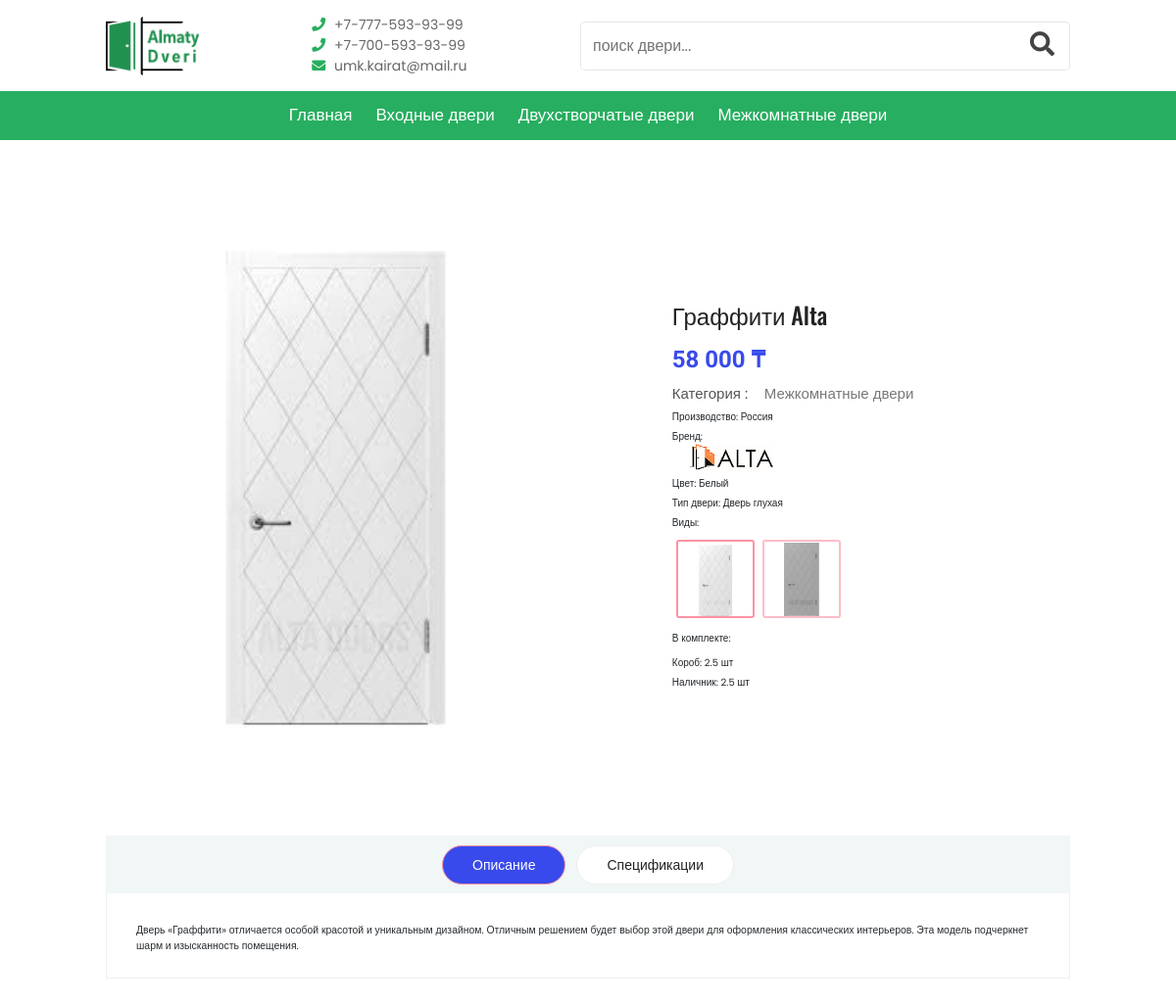
Page /graffiti/details on the committed database.
### shop/models.py (models this page shows, shortened)
class Category(models.Model):
    name = models.CharField(max_length=200, db_index=True)
    slug = models.SlugField(max_length=200, unique=True)
    class Meta:
        ordering = ('name',)
        verbose_name = 'Категория'
        verbose_name_plural = '1. Категории'
    def __str__(self):
        return self.name

class Variants(models.Model):
    title = models.CharField(max_length=100, blank=True, null=True, verbose_name="Название")
    product = models.ForeignKey(Product, on_delete=models.CASCADE, verbose_name="Продукт")
    color = models.ForeignKey(Color, on_delete=models.CASCADE, blank=True, null=True, verbose_name="Цвет")
    type = models.ForeignKey(DoorType, on_delete=models.CASCADE, blank=True, null=True, verbose_name="Тип")
    image = models.ImageField(blank=True, verbose_name="Фото", upload_to="images/", null=True)
    quantity = models.IntegerField(default=1, verbose_name="Количество")
    size = models.ManyToManyField(Sizes, verbose_name="Размеры")
    price = models.FloatField(default=0, verbose_name="Цена")
    sale_price = models.FloatField(default=0, verbose_name="Цена по Скидке", null=True, blank=True)
    class Meta:
        verbose_name = 'Вариант'
        verbose_name_plural = '4. Варианты'

class Product(models.Model):
    STATUS = (
        ('True', 'True'),
        ('False', 'False'),
    )
    DEFAULT_SPECIFICATION = '''
    <table class="table">
	<tbody>
		<tr>
			<td>
			<h5>Модель</h5>
			</td>
			<td>
			<h5>&nbsp;Лео</h5>
			</td>
		</tr>
		<tr>
			<td>
			<p>Высота полотен</p>
			</td>
			<td>
			<h5>2000мм</h5>
			</td>
		</tr>
		<tr>
			<td>
			<p>Ширина</p>
			</td>
			<td>
			<h5>600,700,800,900 мм</h5>
			</td>
		</tr>
	</tbody>
</table>
'''
    KEYWORDS = '''Межкомнатные двери, двери, дверь, комнантые двери'''
    category = models.ForeignKey(Category, on_delete=models.CASCADE,
                                 verbose_name="Категория")  # many to one relationship
    title = models.CharField(max_length=150, verbose_name="Название")
    image = models.ImageField(upload_to='images/', null=False, verbose_name="Главное Фото двери")
    keywords = models.CharField(max_length=255, null=True, blank=True, default=KEYWORDS, verbose_name="Ключевые слова")
    brand = models.ForeignKey(Brand, verbose_name="Бренд", on_delete=models.CASCADE, blank=True, null=True)
    country = models.ForeignKey(Country, on_delete=models.CASCADE, null=True, blank=True)
    services = models.ForeignKey(Service, on_delete=models.CASCADE, null=True, blank=True)
    description = RichTextField(blank=True, null=True, verbose_name="Описание")
    amount = models.IntegerField(default=0, verbose_name="Количесво")
    specification = RichTextField(blank=True, null=True, verbose_name="Спецификация", default=DEFAULT_SPECIFICATION)
    slug = models.SlugField(null=False, unique=True, verbose_name="Наименование Ссылки")
    status = models.CharField(max_length=10, choices=STATUS, default="True", verbose_name="Статус")
    created_at = models.DateTimeField(auto_now_add=True, )
    updated_at = models.DateTimeField(auto_now=True)
    class Meta:
        verbose_name = 'Дверь'
        verbose_name_plural = '3. Двери'

class Brand(models.Model):
    name = models.CharField(max_length=100, blank=True, null=True)
    logo = models.ImageField(upload_to="images/brands/", blank=True, null=True)
    class Meta:
        verbose_name = 'Бренд'
        verbose_name_plural = '2. Бренды'
    def __str__(self):
        return self.name

class Country(models.Model):
    country = models.CharField(max_length=100, blank=True, null=True)
    class Meta:
        verbose_name = 'Страна Производства'
        verbose_name_plural = ' 10. Страны Производства'
    def __str__(self):
        return self.country

class Color(models.Model):
    name = models.CharField(max_length=20)
    image = models.ImageField(upload_to="images/colors/")
    class Meta:
        verbose_name = 'Цвет'
        verbose_name_plural = '8. Цвета'

class DoorType(models.Model):
    type = models.CharField(max_length=50)
    class Meta:
        verbose_name = 'Тип двери'
        verbose_name_plural = '5. Типы двери'
    def __str__(self):
        return self.type

class Service(models.Model):
    name = models.CharField(blank=True, null=True, max_length=150, verbose_name="Название")
    services = RichTextField(blank=True, null=True, verbose_name="Сервисы")
    class Meta:
        verbose_name = 'Сервис'
        verbose_name_plural = 'Сервисы'

### shop/views.py (the view)
# urls.py: path('<slug:slug>/details', DoorDetailView.as_view(), name='product_detail'),
class DoorDetailView(DetailView):
    model = Product
    template_name = 'product_detail.html'
    def get_context_data(self, *args, **kwargs):
        products = Product.objects.filter(status='True')
        context = super().get_context_data(**kwargs)
        product = Product.objects.get(slug=self.kwargs['slug'])
        variants = Variants.objects.filter(product_id=product.id)
        related_images = RelatedImages.objects.filter(product_id=product.id)
        colors = variants.values('color__name').distinct()
        types = variants.values('type__type').distinct()
        categories = Category.objects.all()
        context['categories'] = categories
        context['variants'] = variants
        context['products'] = products
        context['colors'] = colors
        context['types'] = types
        context['related_images'] = related_images
        return context

### shop/templatetags/custom_tags.py (called while the page is built)
@register.filter(name="get_first_word")
def get_first_word(string):
    first_word = string.split(" ")[0]
    return first_word

### shop/templates/product_detail.html (shortened to what this page needs)
{% extends 'base.html' %}
{% load static %}
{% load custom_tags %}
{% load humanize %}
{% block content %}
    <link rel="stylesheet" href="{% static 'shop/vendors/bootstrap/bootstrap.min.css' %}">
    <link rel="stylesheet" href="{% static 'shop/vendors/fontawesome/css/all.min.css' %}">
    <link rel="stylesheet" href="{% static 'shop/vendors/themify-icons/themify-icons.css' %}">
    <link rel="stylesheet" href="{% static 'shop/vendors/linericon/style.css' %}">
    <link rel="stylesheet" href="{% static 'shop/vendors/nice-select/nice-select.css' %}">
    <link rel="stylesheet" href="{% static 'shop/vendors/owl-carousel/owl.theme.default.min.css' %}">
    <link rel="stylesheet" href="{% static 'shop/vendors/owl-carousel/owl.carousel.min.css' %}">
    <link rel="stylesheet" href="{% static 'shop/css/swiper.min.css' %}">
    <link rel="stylesheet" href="{% static 'shop/vendors/style.css' %}">
    <link rel="stylesheet" href="{% static 'shop/css/product_details.css' %}">
    <div class="product_image_area">
        <div class="container">
            <div class="row s_product_inner">
                <div class="col-lg-6">
                    <div>
                        <div class="single-prd-item target">
                            <img style="object-fit: contain; max-height: 500px;"
                                 src="{{ variants.first.image.url }}" alt="">
                        </div>
                    </div>
                </div>
                <div class="col-lg-5 offset-lg-1">
                    <div class="s_product_text">
                        <h3>{{ product.title }} {{ product.brand }}</h3>
                        <div style="display: flex; justify-content: flex-start;align-items: start">
                            <h2 id="new_price" class="product-price"
                                style="margin-right: 3rem;">{{ variants.first.sale_price|floatformat:"0"|intcomma:' ' }}</h2>
                        </div>
                        <ul class="list">
                            <li><a class="active"
                                   href="{% url 'category' product.category.slug %}"><span>Категория :</span> {{ product.category }}
                            </a></li>
                          <li>
                                <span>Производство: </span> {{ product.country }}
                            </li>
                          <li>
                                <span>Бренд: </span>
                                <div style="max-width: 120px;">
                                    <img src="{{ product.brand.logo.url }}" alt="" style="object-fit: contain;">
                                </div>
                            </li>
                            <li>Цвет: <span id="color-container">{{ variants.first.color.name }}</span></li>
                            {% if variants.first.type %}
                                <li>Тип двери: <span id="type-container">{{ variants.first.type }}</span></li>
                            {% endif %}
                            <li><span>Виды: </span>
                                <div class="hover-container" style="justify-content: left; margin-top: 1rem"
                                     id="variant_images">
                                    {% for variant in variants %}
                                        {% if variant.image %}
                                            <div data-price="{{ variant.price|floatformat:'0'|intcomma:' ' }}"
                                                 data-color="{{ variant.color.name }}"
                                                 data-sale_price="{{ variant.sale_price|floatformat:'0'|intcomma:' ' }}"
                                                 data-type="{{ variant.type }}">
                                                <img src="{{ variant.image.url }}"></div>
                                        {% endif %}
                                    {% endfor %}
                                </div>
                            </li>
                          <li>{{ product.services.services|safe }}</li>
                        </ul>
                    </div>
                </div>
            </div>
        </div>
    </div>
    <section class="product_description_area">
            <ul class="nav nav-tabs" id="myTab" role="tablist">
                <li class="nav-item">
                    <a class="nav-link active show" id="home-tab" data-toggle="tab" href="#home" role="tab"
                       aria-controls="home"
                       aria-selected="true">Описание</a>
                </li>
                <li class="nav-item">
                    <a class="nav-link" id="profile-tab" data-toggle="tab" href="#profile" role="tab"
                       aria-controls="profile"
                       aria-selected="false">Спецификации</a>
                </li>
            </ul>
            <div class="tab-content" id="myTabContent">
                <div class="tab-pane show active" id="home" role="tabpanel" aria-labelledby="home-tab">
                    {{ product.description|safe }}
                </div>
            </div>
    </section>
{% endblock %}

### shop/templates/header.html (shortened to what this page needs)
{% load custom_tags %}
{% load static %}
<header class="header">
    <div class="header-1">
        <a href="{% url 'home' %}" class="logo"> <img src="{% static '/shop/image/almaty-doors_logo_green.png' %}" alt="logo" height="60px"></a>
      <div class="box-container">
            <div class="box">
                <a href="tel:+77775939399"> <i class="fas fa-phone"></i> +7-777-593-93-99 </a>
                <a href="tel:+77005939399"> <i class="fas fa-phone"></i> +7-700-593-93-99 </a>
                <a href="mailto:umk.kairat@mail.ru"> <i class="fas fa-envelope"></i> umk.kairat@mail.ru </a>
            </div>
        </div>
        <div class="search-form">
            <input type="text" name="search" placeholder="поиск двери..." id="search-box" list="door_list" minlength="2" style="height:5.1em">
            <label for="search-box" class="fas fa-search" id="search-btn-icon"></label>
        </div>
    </div>
    <div class="header-2">
        <nav class="navbar_nb">
            <a href="{% url 'home' %}">Главная</a>
            {% for obj in categories %}
                <a href="{% url 'category' obj.slug %}">{{ obj.name }}</a>
            {% endfor %}
        </nav>
    </div>
</header>

### ROOT/static/shop/css/style.css (style rules this page uses)
:root { --green_main: #27ae60; --dark-color: #219150; --black: #444; --light-color: #666; --border: .1rem solid rgba(0, 0, 0, .1); --border-hover: .1rem solid var(--black); --box-shadow: 0 .5rem 1rem rgba(0, 0, 0, .1); }
* { font-family: 'Poppins', sans-serif; margin: 0; padding: 0; box-sizing: border-box; outline: none; border: none; text-decoration: none; transition: all .2s linear; }
html { font-size: 62.5%; overflow-x: hidden; scroll-padding-top: 5rem; scroll-behavior: smooth; }
section { padding: 5rem 9%; }
.header .header-1 { background: #fff; padding: 1.5rem 9%; display: flex; align-items: center; justify-content: space-between; }
.header .header-1 .logo { font-size: 2.5rem; font-weight: bolder; color: var(--black); }
.header .header-1 .search-form { width: 50rem; height: 5rem; border: var(--border); overflow: hidden; background: #fff; display: flex; align-items: center; border-radius: .5rem; }
.header .header-1 .search-form input { font-size: 1.6rem; padding: 0 1.2rem; height: 100%; width: 100%; text-transform: none; color: var(--black); }
.header .header-1 .search-form label { font-size: 2.5rem; padding-right: 1.5rem; color: var(--black); cursor: pointer; }
.header .header-2 { background: var(--green_main); }
.header .header-2 .navbar_nb { text-align: center; }
.header .header-2 .navbar_nb a { color: #fff; display: inline-block; padding: 1.2rem; font-size: 1.7rem; }

### ROOT/static/shop/css/product_details.css (style rules this page uses)
* { padding: 0; margin: 0; box-sizing: border-box; overflow-wrap: anywhere; }
html, body { font-family: 'Roboto', sans-serif; }
img { width: 100%; display: block; }
.container { max-width: 1200px; width: 85%; padding: 0 1rem; margin: 0 auto; }
.hover-container { display: flex; flex-wrap: wrap; align-items: center; justify-content: center; margin-top: 2rem; }
.hover-container div { border: 2px solid rgba(252, 160, 175, 0.7); padding: 1rem; border-radius: 3px; margin: 0 4px 8px 4px; display: flex; align-items: center; justify-content: center; height: 80px; width: 80px; }
.active { border-color: rgb(255, 145, 163) !important; }
.hover-container div img { height: 75px; object-fit: contain; cursor: pointer; }
.product-price:after { content: " ₸"; }
.navbar_nb { display: flex; justify-content: center; }
.navbar_nb a { color: #fff; display: inline-block; padding: 1.2rem; font-size: 1.7rem; }

### shop/templates/header.html (style rules this page uses)
.box-container .box a i { color: var(--green_main); padding-right: 0.5rem; }
.box-container .box a { display: block; font-size: 1.4rem; color: var(--light-color); }

### rows in the picture
Category: name "Входные двери"
Category: name "Двухстворчатые двери"
Category: name "Межкомнатные двери"
Variants: first.image (picture), first.sale_price "58 000", first.color.name "Белый", first.type "Дверь глухая", image (picture)
Product: title "Граффити", brand "Alta", category "Межкомнатные двери", country "Россия", brand.logo (picture), services.services "В комплекте: Короб: 2.5 шт Наличник: 2.5 шт", description "Дверь «Граффити» отличается особой красотой и уникальным дизайном. Отличным решением будет выбор этой двери для оформления классических интерьеров. Эта модель подчеркнет шарм и изысканность помещения."
Variants: image (picture)
